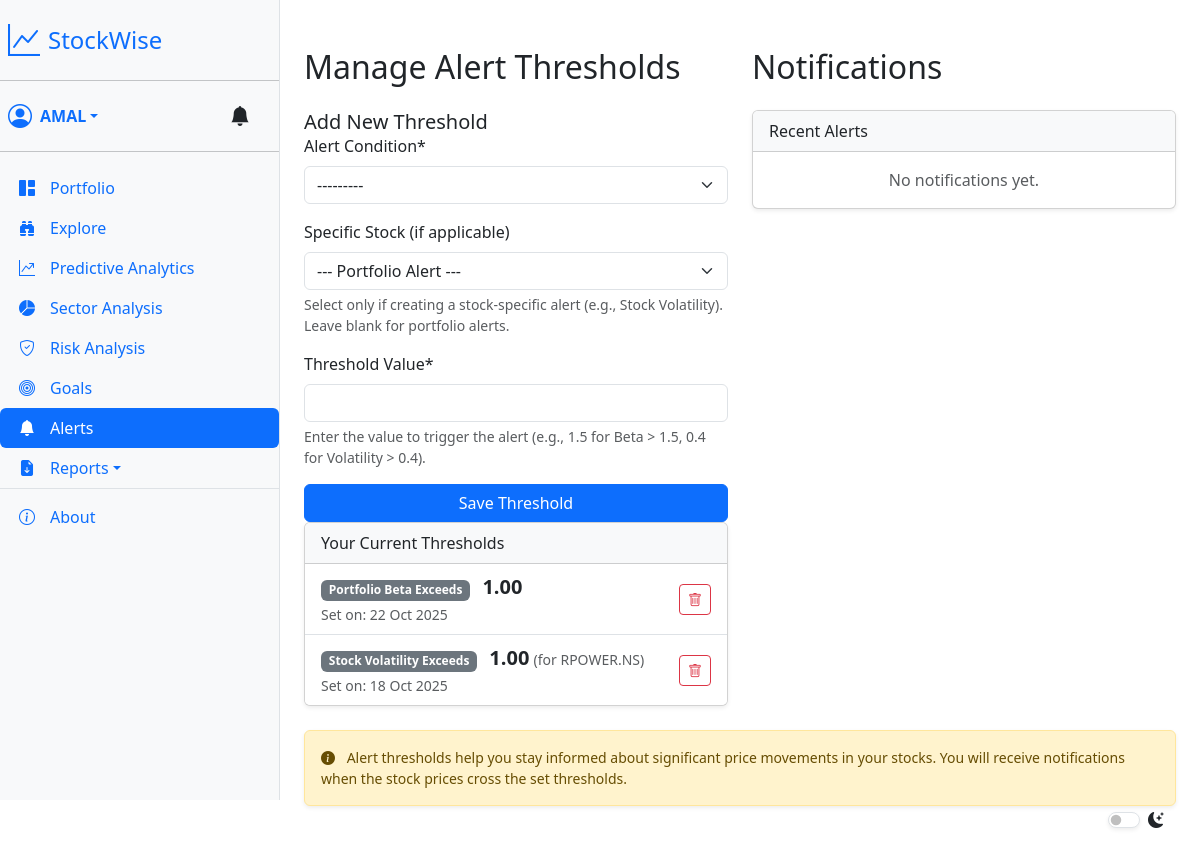
/portfolio/alerts/ (signed in), run on the app's committed database.
### portfolio/models.py (models this page shows, shortened)
class AlertThreshold(models.Model):
    THRESHOLD_TYPES = [
        ('PORTFOLIO_BETA_HIGH', 'Portfolio Beta Exceeds'),
        ('STOCK_VOLATILITY_HIGH', 'Stock Volatility Exceeds'),
    ]
    user = models.ForeignKey(User, on_delete=models.CASCADE, related_name='alert_thresholds')
    threshold_type = models.CharField(max_length=50, choices=THRESHOLD_TYPES)
    linked_stock = models.ForeignKey(Stock, on_delete=models.CASCADE, null=True, blank=True)
    threshold_value = models.DecimalField(max_digits=10, decimal_places=4, help_text="e.g., 1.5 for Beta, 0.4 for Volatility")
    created_at = models.DateTimeField(auto_now_add=True)
    class Meta:
        unique_together = ('user', 'threshold_type', 'linked_stock')

class Stock(models.Model):
    user = models.ForeignKey(User, on_delete=models.CASCADE)
    ticker = models.CharField(max_length=50)
    quantity = models.DecimalField(max_digits=10, decimal_places=2)
    purchase_price = models.DecimalField(max_digits=10, decimal_places=2)
    purchase_date = models.DateField()
    def __str__(self):
        return f"{self.ticker} (Purchased: {self.purchase_date})"
    price_history = models.TextField(blank=True, null=True)

### portfolio/views.py (the view)
# urls.py: path('alerts/', views.manage_alerts_view, name='manage_alerts'),
@login_required
def manage_alerts_view(request):
    if request.method == 'POST':
        if 'delete_threshold' in request.POST:
             t_id = request.POST.get('threshold_id')
             try: AlertThreshold.objects.get(id=t_id, user=request.user).delete(); messages.success(request, "Threshold deleted.")
             except AlertThreshold.DoesNotExist: messages.error(request, "Threshold not found.")
             return redirect('manage_alerts')
        form = ThresholdForm(request.POST, user=request.user)
        if form.is_valid():
            threshold = form.save(commit=False); threshold.user = request.user
            try: threshold.save(); messages.success(request, "Threshold saved."); return redirect('manage_alerts')
            except Exception as e: messages.error(request, f"Save failed: {e}")
    else: form = ThresholdForm(user=request.user)
    thresholds = AlertThreshold.objects.filter(user=request.user).order_by('threshold_type', 'linked_stock__ticker')
    notifications = Notification.objects.filter(user=request.user).order_by('-created_at')[:50]
    context = { 'form': form, 'thresholds': thresholds, 'notifications': notifications }
    return render(request, 'portfolio/manage_alerts.html', context)

### portfolio/context_processors.py (called while the page is built)
def unread_notifications(request):
    count = 0
    if request.user.is_authenticated:
        try:
            count = Notification.objects.filter(user=request.user, is_read=False).count()
        except Exception as e:
            print(f"Error fetching notification count for user {request.user.id}: {e}")
            count = 0
    return {'unread_notification_count': count}

### portfolio/templates/portfolio/manage_alerts.html (shortened to what this page needs)
{% extends 'portfolio/base.html' %}
{% load crispy_forms_tags %}
{% load humanize %} {% block content %}
<div class="container py-4">
    <div class="row g-4">
        <div class="col-lg-6">
            <h2 class="mb-4">Manage Alert Thresholds</h2>
            <div class.card-body mb-4 shadow-sm">
                <div class="card-body">
                    <h5 class="card-title">Add New Threshold</h5>
                    <form method="post" novalidate>
                        {{ form|crispy }}
                        <div class="d-grid mt-3">
                            <button type="submit" class="btn btn-primary">Save Threshold</button>
                        </div>
                    </form>
                </div>
            </div>
            <div class="card shadow-sm">
                <div class="card-header bg-light fw-medium"> Your Current Thresholds
                </div>
                {% if thresholds %}
                <ul class="list-group list-group-flush">
                    {% for threshold in thresholds %}
                    <li class="list-group-item d-flex justify-content-between align-items-center">
                        <div>
                            <span class="badge bg-secondary me-2">{{ threshold.get_threshold_type_display }}</span>
                            <strong class="fs-5">{{ threshold.threshold_value|floatformat:2 }}</strong>
                            {% if threshold.linked_stock %}
                                <span class="text-muted small">(for {{ threshold.linked_stock.ticker }})</span>
                            {% endif %}
                            <br>
                            <small class="text-muted">Set on: {{ threshold.created_at|date:"d M Y" }}</small>
                        </div>
                        <form method="post" class="d-inline" onsubmit="return confirm('Are you sure you want to delete this threshold?');">
                            <button type="submit" name="delete_threshold" class="btn btn-sm btn-outline-danger" title="Delete Threshold">
                                <i class="bi bi-trash"></i> <span class="visually-hidden">Delete</span>
                            </button>
                        </form>
                    </li>
                    {% endfor %}
                </ul>
                {% else %}
                <div class="card-body text-center">
                    <p class="text-muted mb-0">You haven't set any alert thresholds yet.</p>
                </div>
                {% endif %}
            </div>
        </div>
        <div class="col-lg-6">
            <h2 class="mb-4">Notifications</h2>
            <div class="card shadow-sm">
                <div class="card-header bg-light fw-medium d-flex justify-content-between align-items-center"> <span>Recent Alerts</span>
                   </div>
                {% if notifications %}
                <div style="max-height: 65vh; overflow-y: auto;"> <ul class="list-group list-group-flush">
                        {% for notification in notifications %}
                        <li class="list-group-item {% if not notification.is_read %} list-group-item-info {% else %} list-group-item-light text-muted {% endif %}"> <div class="d-flex justify-content-between align-items-start">
                                <div class="flex-grow-1 me-2"> <p class="mb-1 {% if notification.is_read %} text-body-secondary {% endif %}">{{ notification.message }}</p> <small class="text-muted" title="{{ notification.created_at|date:'d M Y, P T' }}"> {{ notification.created_at|naturaltime }}
                                    </small>
                                </div>
                                {% if not notification.is_read %}
                                    <form action="{% url 'mark_notification_read' notification.id %}" method="get" class="d-inline">
                                        <button type="submit" class="btn btn-sm btn-outline-secondary" title="Mark as Read">
                                            <i class="bi bi-check-lg"></i> <span class="visually-hidden">Mark as Read</span>
                                        </button>
                                    </form>
                                {% else %}
                                    <span class="text-muted" title="Read"><i class="bi bi-check2-all"></i></span> {% endif %}
                            </div>
                        </li>
                        {% endfor %}
                    </ul>
                </div>
                {% else %}
                 <div class="card-body text-center">
                    <p class="text-muted mb-0">No notifications yet.</p>
                </div>
                {% endif %}
             </div>
        </div>
    </div>
    <div class="alert alert-warning mt-4 small shadow-sm" role="alert">
        <i class="bi bi-info-circle-fill me-2"></i> Alert thresholds help you stay informed about significant price movements in your stocks. You will receive notifications when the stock prices cross the set thresholds.
    </div>
</div>
{% endblock %}

### portfolio/templates/portfolio/base.html (shortened to what this page needs)
<!doctype html>
<html lang="en" data-bs-theme="light">
<head>
    <link href="https://cdn.jsdelivr.net/npm/bootstrap@5.3.3/dist/css/bootstrap.min.css" rel="stylesheet">
    <link rel="stylesheet" href="https://cdn.jsdelivr.net/npm/bootstrap-icons@1.11.3/font/bootstrap-icons.min.css">
</head>
<body>
    <div class="sidebar d-flex flex-column flex-shrink-0 bg-body-tertiary border-end offcanvas-lg offcanvas-start"
        tabindex="-1" id="offcanvasSidebar">
        <div class="offcanvas-body d-flex flex-column p-0">
            <div>
                <a href="{% url 'home' %}"
                    class="sidebar-brand-link d-flex align-items-center mb-0 text-decoration-none p-2">
                    <i class="bi bi-graph-up sidebar-brand-icon fs-2 text-primary me-2"></i>
                    <span class="fs-4 sidebar-brand-text">StockWise</span>
                </a>
                <hr class="my-2">
                {% if user.is_authenticated %}
                <div class="d-flex justify-content-between align-items-center px-2 py-1">
                    <div class="dropdown profile-dropdown flex-grow-1 me-2">
                        <a href="#" class="d-flex align-items-center text-decoration-none dropdown-toggle"
                            id="dropdownUser2" data-bs-toggle="dropdown" aria-expanded="false">
                            <i class="bi bi-person-circle fs-4 me-2"></i>
                            <strong class="profile-text text-truncate">
                                {{ user.first_name|default:user.username }}
                            </strong>
                        </a>
                    </div>
                    <a class="nav-link position-relative px-2 notification-link" href="{% url 'manage_alerts' %}">
                        <i class="bi bi-bell-fill fs-5"></i>
                    </a>
                </div>
                <hr class="mt-2 mb-3">
                {% endif %}
            </div>
            <ul class="nav nav-pills flex-column mb-auto">
                {% if user.is_authenticated %}
                <li class="nav-item">
                    <a href="{% url 'dashboard' %}"
                        class="nav-link {% if request.resolver_match.url_name == 'dashboard' %}active{% endif %}">
                        <i class="bi bi-grid-1x2-fill me-2"></i> <span class="nav-text">Portfolio</span>
                    </a>
                </li>
                <li>
                    <a href="{% url 'explore' %}"
                        class="nav-link {% if request.resolver_match.url_name == 'explore' %}active{% endif %}">
                        <i class="bi bi-binoculars-fill me-2"></i> <span class="nav-text">Explore</span>
                    </a>
                </li>
                <li>
                    <a href="{% url 'predictive_analytics' %}"
                        class="nav-link {% if request.resolver_match.url_name == 'predictive_analytics' %}active{% endif %}">
                        <i class="bi bi-graph-up-arrow me-2"></i> <span class="nav-text">Predictive Analytics</span>
                    </a>
                </li>
                <li>
                    <a href="{% url 'sector_analysis' %}"
                        class="nav-link {% if request.resolver_match.url_name == 'sector_analysis' %}active{% endif %}">
                        <i class="bi bi-pie-chart-fill me-2"></i> <span class="nav-text">Sector Analysis</span>
                    </a>
                </li>
                <li>
                    <a href="{% url 'risk_analysis' %}"
                        class="nav-link {% if request.resolver_match.url_name == 'risk_analysis' %}active{% endif %}">
                        <i class="bi bi-shield-check me-2"></i> <span class="nav-text">Risk Analysis</span>
                    </a>
                </li>
                <li>
                    <a href="{% url 'goal_tracker' %}"
                        class="nav-link {% if request.resolver_match.url_name == 'goal_tracker' %}active{% endif %}">
                        <i class="bi bi-bullseye me-2"></i> <span class="nav-text">Goals</span>
                    </a>
                </li>
                <li>
                    <a href="{% url 'manage_alerts' %}"
                        class="nav-link {% if request.resolver_match.url_name == 'manage_alerts' %}active{% endif %}">
                        <i class="bi bi-bell-fill me-2"></i> <span class="nav-text">Alerts</span>
                    </a>
                </li>
                <li class="nav-item dropdown">
                    <a class="nav-link dropdown-toggle" href="#" id="reportsDropdownSidebar" data-bs-toggle="dropdown">
                        <i class="bi bi-file-earmark-arrow-down-fill me-2"></i> <span class="nav-text">Reports</span>
                    </a>
                </li>
                {% endif %}
                <li class="nav-item mt-auto pt-2 border-top">
                    <a href="{% url 'about' %}"
                        class="nav-link {% if request.resolver_match.url_name == 'about' %}active{% endif %}">
                        <i class="bi bi-info-circle me-2"></i> <span class="nav-text">About</span>
                    </a>
                </li>
            </ul>
        </div>
    </div>
    <div class="main-content">
        <main class="container py-4">
            {% block content %}{% endblock %}
        </main>
    </div>
    <div class="theme-switcher form-check form-switch p-3">
        <input class="form-check-input shadow-sm" type="checkbox" role="switch" id="theme-toggle">
        <label class="form-check-label" for="theme-toggle"> <i class="bi bi-moon-stars-fill"></i> </label>
    </div>
</body>
</html>

### portfolio/templates/portfolio/base.html (style rules this page uses)
body { overflow-x: hidden; }
.sidebar { position: fixed; top: 0; left: 0; height: 100vh; z-index: 1021; overflow-y: auto; overflow-x: hidden; transition: width 0.25s ease-out; width: 280px; padding-top: 0.5rem; }
.sidebar:not(.collapsed) .profile-text { display: inline-block !important; opacity: 1; max-width: 140px; vertical-align: middle; }
.sidebar .nav-link { display: flex; align-items: center; white-space: nowrap; padding: 0.5rem 0.75rem; transition: background-color 0.1s ease-out; }
.sidebar .nav-link i { width: 30px; text-align: center; flex-shrink: 0; margin-right: 0.5rem; }
.main-content { padding-left: 75px; transition: padding-left 0.25s ease-out; }
.sidebar:not(.collapsed)+.main-content { padding-left: 280px; }
.theme-switcher { position: fixed; bottom: 20px; right: 20px; z-index: 1030; }

### data on the page
AlertThreshold: threshold_type "Portfolio Beta Exceeds", threshold_value "1.00", created_at "22 Oct 2025"
AlertThreshold: threshold_type "Stock Volatility Exceeds", threshold_value "1.00", linked_stock.ticker "RPOWER.NS", created_at "18 Oct 2025"

### other printed values
{{ user.first_name|default:user.username }} "AMAL"
